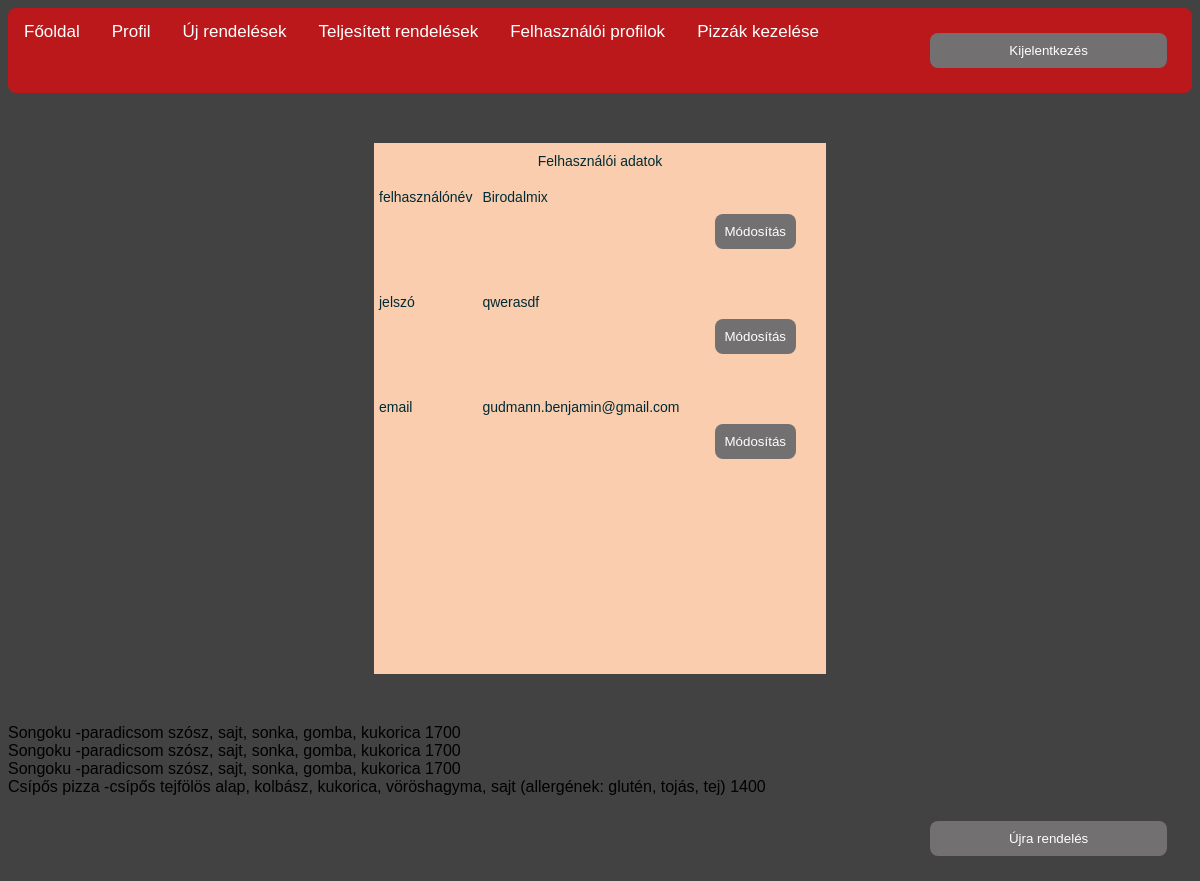
Page /Profile.php (signed in) on the committed database.
### tables this page shows
CREATE TABLE `pizza` (
  `pizzaid` int(11) NOT NULL,
  `pizzaname` text NOT NULL,
  `description` text NOT NULL,
  `price` int(11) NOT NULL,
  `image` text NOT NULL
);

CREATE TABLE `orders` (
  `orderid` int(11) NOT NULL,
  `user` int(11) NOT NULL,
  `pizzas` text NOT NULL,
  `ready` tinyint(1) NOT NULL
);

### DatabaseParts/order_history.php (the view, shortened to what this page needs)
<?php
require("DatabaseParts/Userdata_server_connect.php");
try {
    $sql = "SELECT orderid, user, pizzas, ready FROM orders";
    $queryLeker = $conn->prepare($sql);
    $queryLeker->execute();
    while ($row = $queryLeker->fetch(PDO::FETCH_ASSOC)) {
        $userid = $row["user"];
        $pizza = explode(" ", $row["pizzas"]);
        if ($userid == $sessionuserid) {
            try {
                $sql = "SELECT pizzaid, pizzaname, description, price FROM pizza";
                $queryLeker = $conn->prepare($sql);
                $queryLeker->execute();
                while ($row = $queryLeker->fetch(PDO::FETCH_ASSOC)) {
                    foreach ($pizza as $value) {
                        if ($row["pizzaid"] == $value) {
                            echo $row["pizzaname"] . " " . $row["description"] . " " . $row["price"] . "<br>";
                        }
                    }
                }
                echo "<button >Újra rendelés</button></div>";
            } catch (PDOException $e) {
                echo "<p class='error'>Adatbázis lekérdezési hiba: " . $e->getMessage() . "</p>\n";
            } catch (Exception $e) {
                echo "<p class='error'>Hiba: " . $e->getMessage() . "</p>\n";
            }
        }
    }
} catch (PDOException $e) {
    echo "<p class='error'>Adatbázis lekérdezési hiba: " . $e->getMessage() . "</p>\n";
} catch (Exception $e) {
    echo "<p class='error'>Hiba: " . $e->getMessage() . "</p>\n";
}
?>

### parts/style.css (style rules this page uses)
html, body, head, header, footer { font-family: Tahoma, Verdana, sans-serif; background-color: #fefefe; background-color: #424242; }
::placeholder { color: #ffffff; }
button { border-radius: 8px; text-align: center; background-color: #727070; color: #ffffff; text-decoration: none; border: none; width: 20%; padding: 10px; margin: 25px; min-width: fit-content; float: right; }
*, *::after, *::before { box-sizing: border-box; }

### rows in the picture
pizza: pizzaname "Songoku", description "-paradicsom szósz, sajt, sonka, gomba, kukorica", price "1700"
pizza: pizzaname "Csípős pizza", description "-csípős tejfölös alap, kolbász, kukorica, vöröshagyma, sajt (allergének: glutén, tojás, tej)", price "1400"

### other values in the picture
$username=$_SESSION["username"] "Birodalmix"
$password=$_SESSION["password"] "qwerasdf"
$email=$_SESSION["email"] "gudmann.benjamin@gmail.com"
